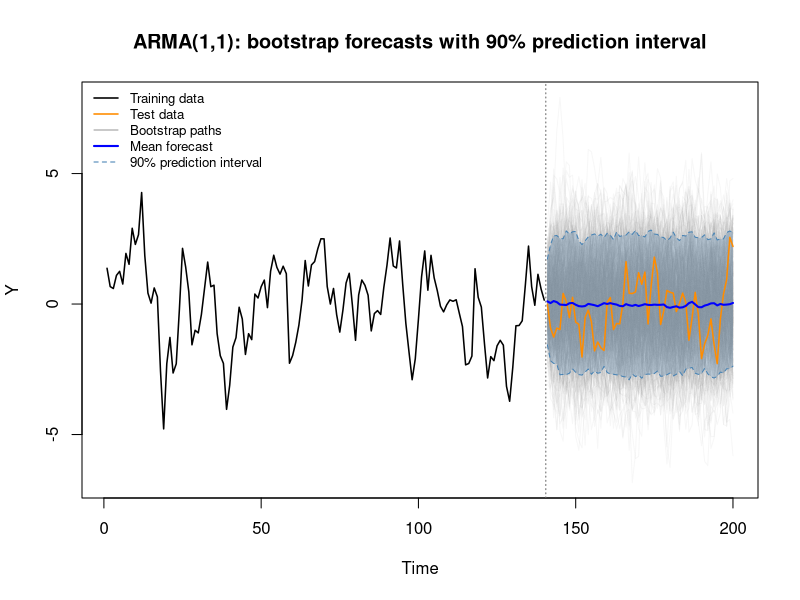
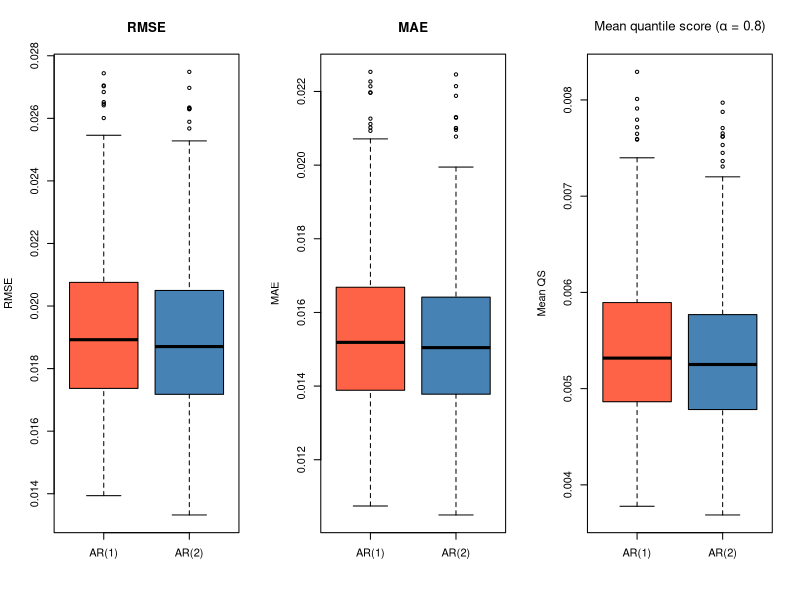

The R source for these figures, in order:
## ---- chunk 1
knitr::opts_chunk$set(echo = TRUE)
set.seed(42)
## ---- chunk 2
simulate_arma11 <- function(Y0, eps0, N, phi, theta, sigma){
  draws <- numeric(N + 1)
  shock <- numeric(N + 1)
  draws[1] <- Y0
  shock[1] <- eps0

  for (i in 1:N){
    m <- phi * draws[i] + theta * shock[i]          # conditional mean
    draws[i + 1] <- rnorm(1, mean = m, sd = sigma)  # new Y
    shock[i + 1] <- draws[i + 1] - m                # its shock
  }

  draws[-1]  # drop Y0, return the N simulated values
}
  

## ---- chunk 3
sim <- simulate_arma11(Y0=0, eps0=0, N=200, phi=0.6, theta=0.3, sigma=1)
str(sim)
## ---- chunk 4
n_train <- floor(0.7 * length(sim))

train <- sim[1:n_train]
test  <- sim[(n_train + 1):length(sim)]

H <- length(test)  # forecast horizon

## ---- chunk 5
fit <- arima(train, order = c(1, 0, 1))
fit

## ---- chunk 6
B  <- 500
mu <- coef(fit)["intercept"]

# B bootstrap paths: rows = horizons (1..H), columns = paths
paths <- replicate(B, simulate_arma11(
  Y0    = tail(train, 1) - mu,
  eps0  = tail(residuals(fit), 1),
  N     = H,
  phi   = coef(fit)["ar1"],
  theta = coef(fit)["ma1"],
  sigma = sqrt(fit$sigma2)
) + mu)

# Summaries per horizon
mean_fc <- rowMeans(paths)
lower   <- apply(paths, 1, quantile, probs = 0.05)
upper   <- apply(paths, 1, quantile, probs = 0.95)



## ---- chunk 7
forecast_table <- data.frame(
  Horizon  = 1:H,
  Actual   = round(test, 3),
  Mean     = round(mean_fc, 3),
  Lower_5  = round(lower, 3),
  Upper_95 = round(upper, 3)
)

cat("Bootstrap forecasts (B =", B, "paths, 90% prediction interval)\n\n")
print(head(forecast_table, 10), row.names = FALSE)
cat("...\n")
cat(sprintf("\nShare of test points inside the 90%% interval: %.1f%%\n",
            100 * mean(test >= lower & test <= upper)))
## ---- chunk 8
n      <- length(sim)
t_train <- 1:n_train
t_test  <- (n_train + 1):n

plot(sim, type = "n",
     ylim = range(sim, paths),
     xlab = "Time", ylab = "Y",
     main = "ARMA(1,1): bootstrap forecasts with 90% prediction interval")

# Bootstrap paths (light, transparent)
matlines(t_test, paths, col = adjustcolor("grey60", alpha.f = 0.08), lty = 1)

# Prediction interval as a shaded band
polygon(c(t_test, rev(t_test)), c(lower, rev(upper)),
        col = adjustcolor("steelblue", alpha.f = 0.25), border = NA)

# Data
lines(t_train, train, col = "black", lwd = 1.5)
lines(t_test,  test,  col = "darkorange", lwd = 1.5)

# Mean forecast and interval bounds
lines(t_test, mean_fc, col = "blue", lwd = 2)
lines(t_test, lower,   col = "steelblue", lty = 2)
lines(t_test, upper,   col = "steelblue", lty = 2)

abline(v = n_train + 0.5, lty = 3, col = "grey40")

legend("topleft", bty = "n", cex = 0.8,
       legend = c("Training data", "Test data", "Bootstrap paths",
                  "Mean forecast", "90% prediction interval"),
       col = c("black", "darkorange", "grey60", "blue", "steelblue"),
       lty = c(1, 1, 1, 1, 2), lwd = c(1.5, 1.5, 1, 2, 1))
## ---- chunk 9
# Helper functions
rmse <- function(y, f) sqrt(mean((y - f)^2))

quantile_score <- function(y, q, alpha) {
  mean(ifelse(y < q, (alpha - 1) * (y - q), alpha * (y - q)))
}

alpha <- 0.95  # level of the upper quantile

# RMSE
rmse_mean  <- rmse(test, mean_fc)
rmse_upper <- rmse(test, upper)

# Quantile score (alpha = 0.95), averaged over the test horizon
qs_mean  <- quantile_score(test, mean_fc, alpha)
qs_upper <- quantile_score(test, upper,   alpha)

scores <- data.frame(
  Forecast       = c("Mean", "Upper quantile (95%)"),
  RMSE           = c(rmse_mean, rmse_upper),
  Quantile_score = c(qs_mean, qs_upper)
)
print(scores, row.names = FALSE, digits = 4)
## ---- chunk 10

simulate_ar2 <- function(Y1, Y0, N, phi1, phi2, sigma){
  y <- numeric(N + 2)
  y[1] <- Y0   # Y_0
  y[2] <- Y1   # Y_1 (most recent starting value)

  for (t in 3:(N + 2)){
    y[t] <- phi1 * y[t - 1] + phi2 * y[t - 2] + rnorm(1, mean = 0, sd = sigma)
  }

  y[-(1:2)]  # drop the two starting values, return N simulated values
}

## ---- chunk 11

set.seed(123)

B <- 500
N <- 500

ar2_sims <- replicate(B, simulate_ar2(
  Y1    = 0,
  Y0    = 0,
  N     = N,
  phi1  = 0.9,
  phi2  = -0.8,
  sigma = 0.01
))

print(dim(ar2_sims))  # 500 x 500: rows = time, columns = replications
## ---- chunk 12
mae <- function(y, f) mean(abs(y - f))
# rmse() and quantile_score() are reused from Exercise 1

alpha   <- 0.8
n_train <- floor(0.7 * N)
H       <- N - n_train

results <- data.frame(
  rep   = rep(1:B, each = 2),
  model = rep(c("AR(1)", "AR(2)"), times = B),
  RMSE  = NA, MAE = NA, QS = NA
)

for (b in 1:B) {
  y     <- ar2_sims[, b]
  train <- y[1:n_train]
  test  <- y[(n_train + 1):N]

  for (p in 1:2) {
    fit <- arima(train, order = c(p, 0, 0))
    fc  <- predict(fit, n.ahead = H)

    mean_fc <- as.numeric(fc$pred)
    q80     <- mean_fc + qnorm(alpha) * as.numeric(fc$se)  # 80% quantile

    row <- 2 * (b - 1) + p
    results$RMSE[row] <- rmse(test, mean_fc)
    results$MAE[row]  <- mae(test, mean_fc)
    results$QS[row]   <- quantile_score(test, q80, alpha)  # mean QS over H
  }
}


## ---- chunk 13
head(results)
## ---- chunk 14
par(mfrow = c(1, 3))

boxplot(RMSE ~ model, data = results,
        main = "RMSE", ylab = "RMSE", xlab = "",
        col = c("tomato", "steelblue"))

boxplot(MAE ~ model, data = results,
        main = "MAE", ylab = "MAE", xlab = "",
        col = c("tomato", "steelblue"))

boxplot(QS ~ model, data = results,
        main = expression("Mean quantile score (" * alpha * " = 0.8)"),
        ylab = "Mean QS", xlab = "",
        col = c("tomato", "steelblue"))

par(mfrow = c(1, 1))

# Average of each metric per model, for reference
aggregate(cbind(RMSE, MAE, QS) ~ model, data = results, FUN = mean)
